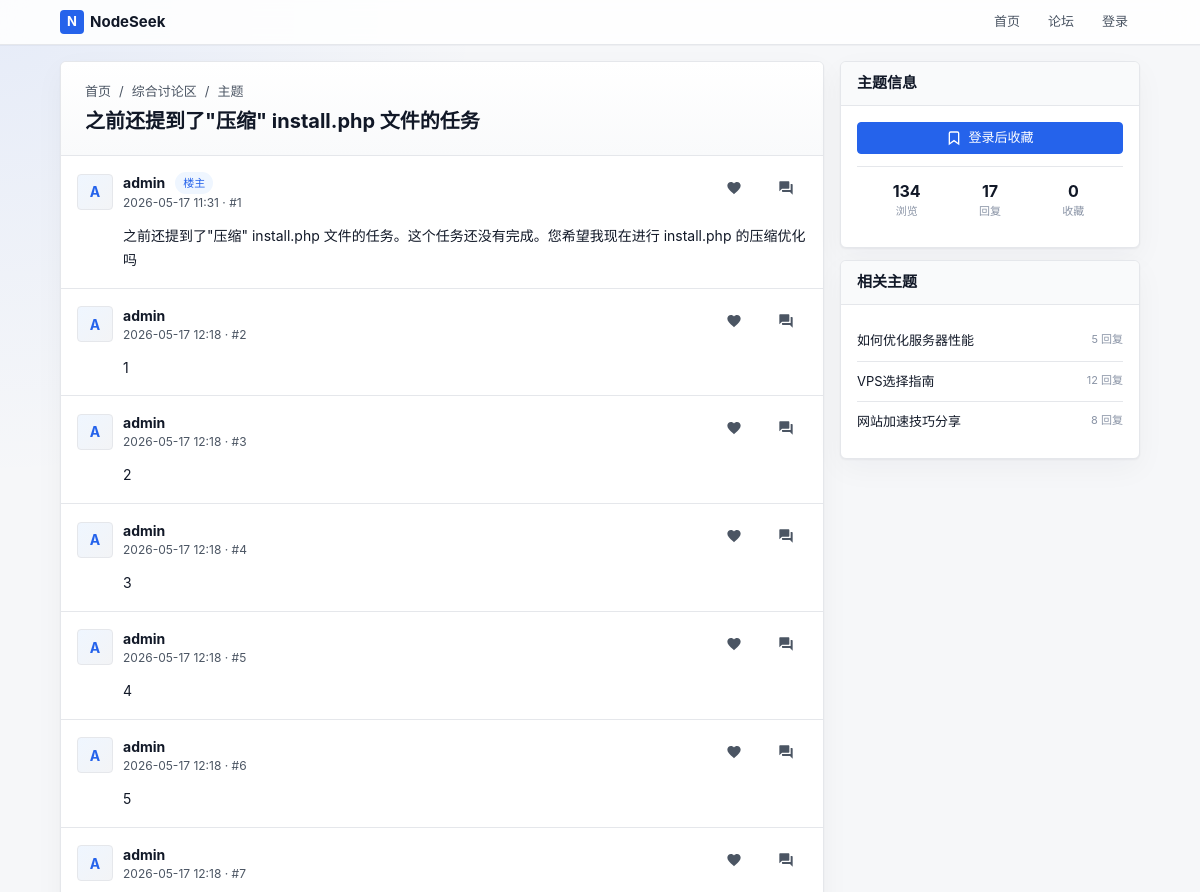
/index.php?c=thread&a=index&tid=3 (upper part), run on an earlier commit of the app's database.
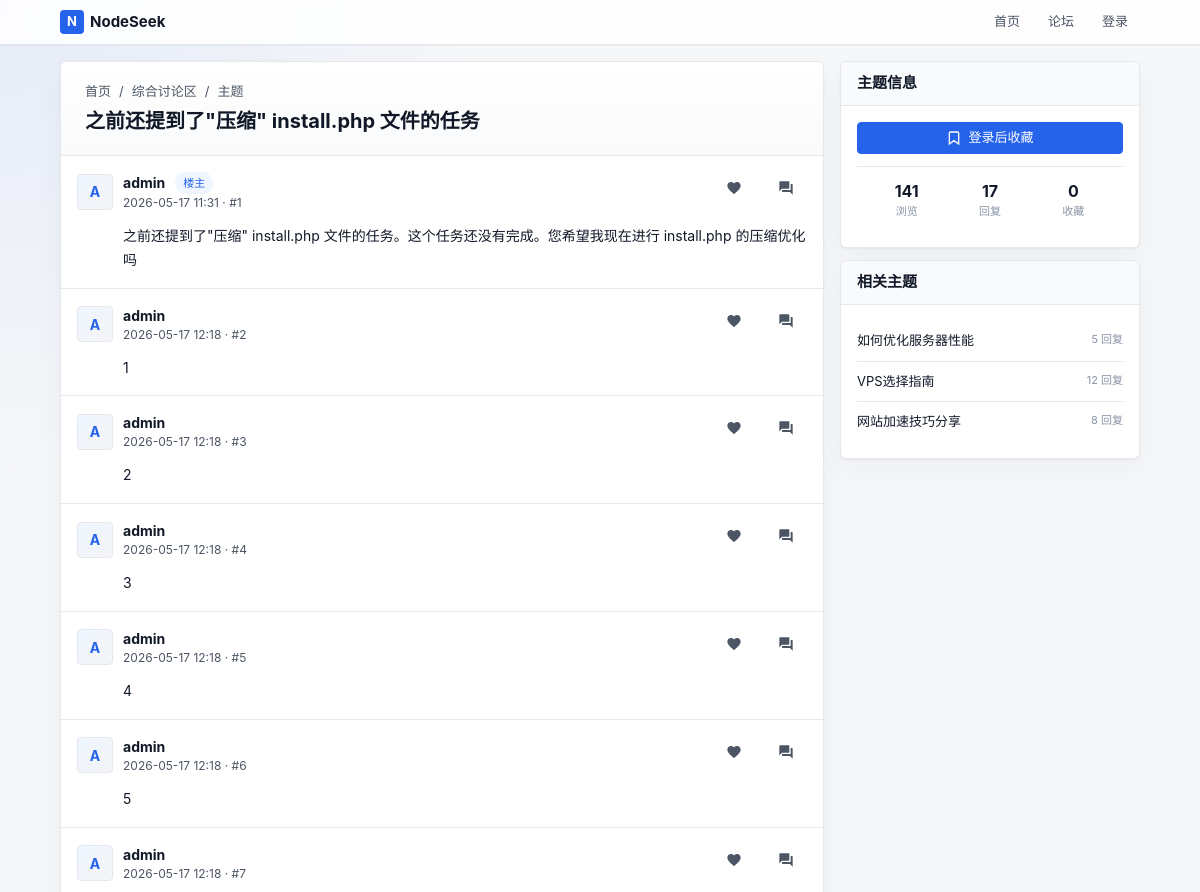
And on a later commit of the database.
### tables this page shows
CREATE TABLE next_thread (
        tid INTEGER PRIMARY KEY AUTOINCREMENT,
        fid INTEGER NOT NULL DEFAULT 0,
        pid INTEGER NOT NULL DEFAULT 0,
        typeid INTEGER NOT NULL DEFAULT 0,
        read_perm INTEGER NOT NULL DEFAULT 0,
        uid INTEGER NOT NULL DEFAULT 0,
        pm_uid INTEGER NOT NULL DEFAULT 0,
        subject VARCHAR(255) NOT NULL DEFAULT '',
        hash VARCHAR(255) NOT NULL DEFAULT '',
        dateline INTEGER NOT NULL DEFAULT 0,
        sort_order INTEGER NOT NULL DEFAULT 0,
        highlight INTEGER NOT NULL DEFAULT 0,
        digest INTEGER NOT NULL DEFAULT 0,
        closed INTEGER NOT NULL DEFAULT 0,
        reply_time INTEGER NOT NULL DEFAULT 0,
        reply_uid INTEGER NOT NULL DEFAULT 0,
        reply_num INTEGER NOT NULL DEFAULT 0,
        view_num INTEGER NOT NULL DEFAULT 0,
        fav_num INTEGER NOT NULL DEFAULT 0,
        log_num INTEGER NOT NULL DEFAULT 0
    );

### controllers/ThreadController.php (called while the page is built, shortened)
<?php
class ThreadController {
    public static function index($tid) {
        $thread = ThreadModel::get($tid);
        Template::display('thread/index');
    }
}
?>

### index.php (called while the page is built, shortened)
<?php
$controller = isset($_GET['c']) ? $_GET['c'] : 'home';
$action = isset($_GET['a']) ? $_GET['a'] : 'index';
$controllerClass = ucfirst($controller) . 'Controller';
$params = [];
if (isset($_GET['tid'])) $params[] = $_GET['tid'];
call_user_func_array([$controllerClass, $action], $params);
?>

### config/database.php (called while the page is built)
<?php
return [
    'default' => 'sqlite',
    'connections' => [
        'sqlite' => [
            'driver' => 'sqlite',
            'database' => ROOT_PATH . '/database/forum.db',
        ],
    ],
];

### lib/Database.php (called while the page is built, shortened)
<?php
class Database {
    private static $instance = null;
    private $config = null;
    private function __construct() {
        $this->config = require ROOT_PATH . '/config/database.php';
    }
    public static function getInstance() {
        if (self::$instance === null) {
            self::$instance = new self();
        }
        return self::$instance;
    }
    private function connect() {
        $default = $this->config['default'];
        $connection = $this->config['connections'][$default];
        if ($connection['driver'] === 'sqlite') {
            $this->connection = new PDO('sqlite:' . $connection['database']);
        }
    }
    private static function getConnection() {
        return self::getInstance()->connection;
    }
    public static function query($sql, $params = []) {
        $stmt = self::getConnection()->prepare($sql);
        $stmt->execute($params);
        return $stmt;
    }
    public static function fetch($sql, $params = []) {
        $stmt = self::query($sql, $params);
        return $stmt->fetch(PDO::FETCH_ASSOC);
    }
}
?>

### models/ThreadModel.php (called while the page is built, shortened)
<?php
class ThreadModel {
    public static function get($tid) {
        return Database::fetch("SELECT * FROM " . self::TABLE . " WHERE " . self::PRIMARY_KEY . " = ?", [$tid]);
    }
}
?>

### templates/thread/index.php (shortened to what the changed rows need)
<div class="grid grid-cols-3">
    <div class="main-content">
        <div class="card">
            <div class="thread-header">
                <div class="thread-title-row">
                    <div class="flex items-center gap-md">
                        <h1><?php echo htmlspecialchars($thread['subject']); ?></h1>
                    </div>
                </div>
            </div>
        </div>
    </div>
    <div class="sidebar">
        <div class="card">
            <div class="sidebar-body">
                <div class="user-stats">
                    <div class="user-stat">
                        <div class="user-stat-value"><?php echo $thread['view_num']; ?></div>
                        <div class="user-stat-label">浏览</div>
                    </div>
                    <div class="user-stat">
                        <div class="user-stat-value" id="reply-count"><?php echo $thread['reply_num']; ?></div>
                        <div class="user-stat-label">回复</div>
                    </div>
                    <div class="user-stat">
                        <div class="user-stat-value" id="fav-count"><?php echo $thread['fav_num'] ?? 0; ?></div>
                        <div class="user-stat-label">收藏</div>
                    </div>
                </div>
            </div>
        </div>
    </div>
</div>

What changed in the data, as far as the page shows it:
changed next_thread "之前还提到了\"压缩\" install.php 文件的任务": view_num "134" → "141"
